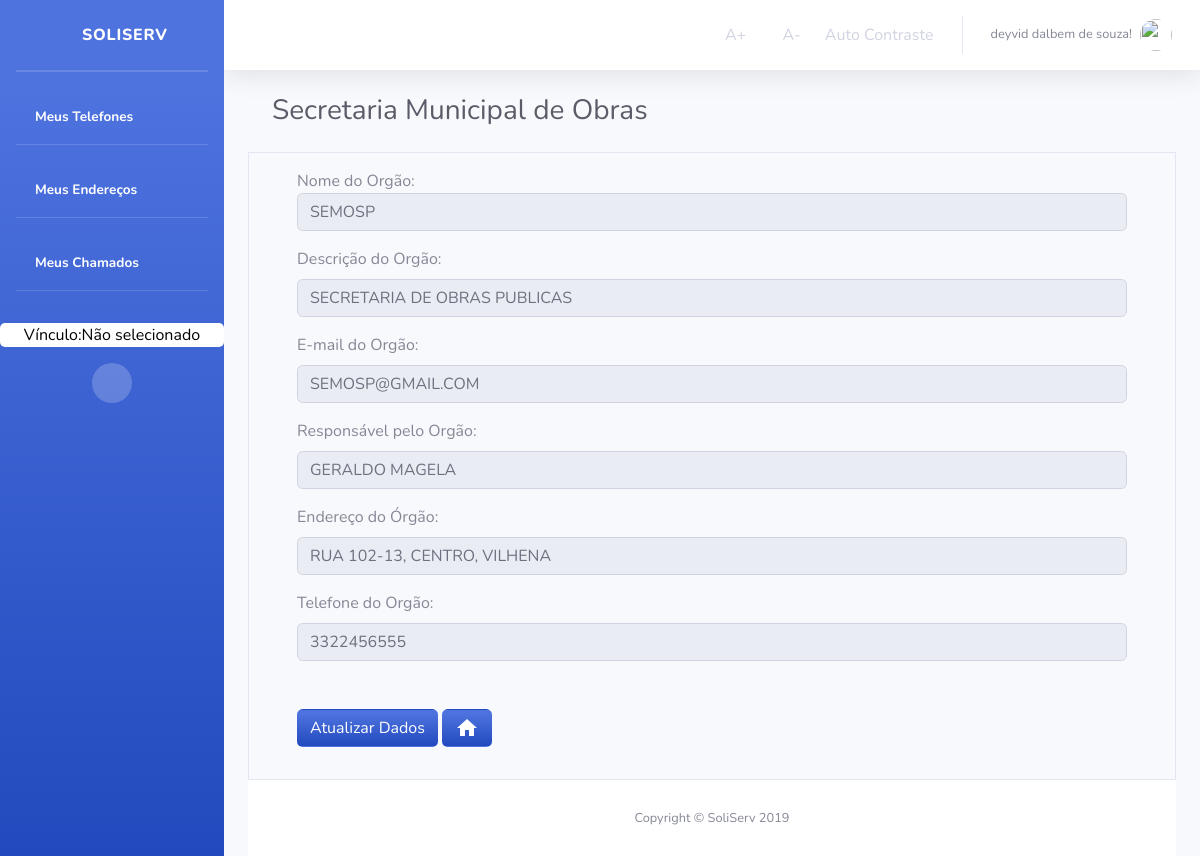
Screenshot of /Orgao/OrgaoDados/ (signed in) with the database file from the repository.
### Orgao/models.py (models this page shows, shortened)
class Orgao(models.Model):
    nomeOrgao = models.CharField('NOME ORGÃO', max_length=45)
    descricao = models.CharField('DESCRIÇÃO', max_length=100)
    emailOrgao = models.CharField('EMAIL ORGÃO', max_length=45)
    nomeResponsavelOrgao = models.CharField(
        'RESPONSÁVEL PELO ÓRGÃO', max_length=45)
    enderecoOrgao = models.CharField(
        'ENDERECO ORGÃO', max_length=45, default="")
    telefoneOrgao = models.IntegerField('TELEFONE ORGÃO')
    class Meta:
        verbose_name = "Orgao"
        verbose_name_plural = "Orgao"

### Orgao/views.py (the view)
# urls.py: path('OrgaoDados/', views.orgaoList, name='dados_orgao'),
def orgaoList(request):
    if not request.user.has_perm('Orgao.view_Orgao'):
        return render(request, 'Orgao/bloqueioDeAcesso.html')
    else:
        orgao_list = Orgao.objects.all()
        context = {'orgao_list': orgao_list}
        if not request.user.is_authenticated:
            return render(request, 'Usuario/acessoNegado.html')
        else:
            return render(request, 'Orgao/dadosOrgao.html', context)

### Orgao/templates/Orgao/dadosOrgao.html (shortened to what this page needs)
{% extends "sistemaDeGestaoDeServicosPublicos/index1.html" %}
{% block titulo %}
Secretaria Municipal de Obras
{% endblock titulo %}
{% block centro %}
<main id="Orgao" class="container border">
    <div class="container">
    {% block centroOrgao %}
    {% if orgao_list %}
    {% for dados in orgao_list %}
    <form>
        <div>
            <div class="mt-3">
                <labelfor="Nome">Nome do Orgão: </label>
                <input style="text-transform: uppercase;" type="text" class="form-control" disabled id="nome"
                    value="{{dados.nomeOrgao}}">
            </div>
            <div class="mt-3">
                <label for="nomeOrgao">Descrição do Orgão:</label>
                <input style="text-transform: uppercase;" type="text" class="form-control" disabled id="SobreNome"
                    value="{{dados.descricao}}">
            </div>
            <div class="mt-3">
                <label  for="email">E-mail do Orgão: </label>
                <input style="text-transform: uppercase;" type="text" class="form-control" disabled id="email"
                    value="{{dados.emailOrgao}}">
            </div>
            <div class="mt-3">
                <label  for="email">Responsável pelo Orgão: </label>
                <input style="text-transform: uppercase;" type="text" class="form-control" disabled id="email"
                    value="{{dados.nomeResponsavelOrgao}}">
            </div>
            <div class="mt-3">
                <label for="email">Endereço do Órgão: </label>
                <input style="text-transform: uppercase;" type="text" class="form-control" disabled id="email"
                    value="{{dados.enderecoOrgao}}">
            </div>
            <div class="mt-3 mb-5">
                <label  for="email">Telefone do Orgão: </label>
                <input style="text-transform: uppercase;" type="text" class="form-control" disabled id="email"
                    value="{{dados.telefoneOrgao}}">
            </div>
        </div>
        <a class="btn  bg-gradient-primary text-white  mb-3" href="{% url 'Orgao:orgao_atualizar' dados.id %}" title="Visualizar os dados do órgão">Atualizar Dados</a>
        <a class="btn   bg-gradient-primary text-white mb-3" href="{% url 'Orgao:orgao_index'%}" title="Voltar a HomePage"><i class="material-icons">home</i></a>
    </form>
    {% endfor %}
    {% endif %}
    {% endblock %}
    </div>
</main>
{% endblock %}

### templates/sistemaDeGestaoDeServicosPublicos/index1.html (shortened to what this page needs)
<!DOCTYPE html>
<html lang="pt-br">
{% load staticfiles %}
<head>
  <link rel="stylesheet" href="{% static 'tema/css/sb-admin-2.css' %}">
  <link rel="stylesheet" href="{% static 'tema/vendor/fontawesome-free/css/all.css' %}">
  <link rel="stylesheet" href="{% static 'tema/vendor/fontawesome-free/css/all.css' %}">
  <link rel="stylesheet" href="{% static 'css/style.css' %}">
  <link rel="stylesheet" href="{% static 'img/avatar_2x.png' %}">
  <link rel="stylesheet" type="text/css" href="{% static 'css/select2.css' %}">
  <link rel="stylesheet" href="https://stackpath.bootstrapcdn.com/bootstrap/4.3.1/css/bootstrap.min.css"
>
  <link href="https://unpkg.com/material-components-web@latest/dist/material-components-web.min.css" rel="stylesheet">
  <link href="vendor/fontawesome-free/css/all.min.css" rel="stylesheet" type="text/css">
  <link href="css/sb-admin-2.min.css" rel="stylesheet">
</head>
<body id="page-top" class="acessibilidade teste">
  <div id="wrapper">
    <ul class="navbar-nav bg-gradient-primary sidebar sidebar-dark accordion" id="accordionSidebar">
      <a class="sidebar-brand d-flex align-items-center justify-content-center" href="{% url 'index' %}">
        <div class="sidebar-brand-icon">
          <i class="fas fa-home"></i>
        </div>
        <div class="sidebar-brand-text mx-3">SoliServ</div>
      </a>
      <hr class="sidebar-divider my-0">
      <hr class="sidebar-divider">
      <li class="nav-item active">
        <a class="nav-link" href="{% url 'listaTelefones' %}" title="Listar Meus Telefones">
          <i class="fas fa-phone-alt"></i>
          <span>Meus Telefones</span></a>
      </li>
      <hr class="sidebar-divider d-none d-md-block">
      <li class="nav-item active">
        <a class="nav-link" href="{% url 'listaEnderecos' %}" title="Listar Meus Endereços">
          <i class="fas fa-map-marker-alt"></i>
          <span>Meus Endereços</span></a>
      </li>
      <hr class="sidebar-divider d-none d-md-block">
      {% if user.is_authenticated %}
      <li class="nav-item active">
        <a class="nav-link" href="{% url 'Chamados:lista_chamado' user.id %}" title="Listar Meus Chamados">
          <i class="fas fa-list"></i>
          <span>Meus Chamados</span></a>
      </li>
      {% else %}
      <li class="nav-item active">
        <a class="nav-link" href="#" title="Listar Meus Chamados">
          <i class="fas fa-list"></i>
          <span>Meus Chamados</span></a>
      </li>
      {% endif %}
      <hr class="sidebar-divider d-none d-md-block">
      {% if request.session.temVinculo %}
      <a class="mt-3 text-center w-60 escolheVinculo" title="Clique para Escolher o Vínculo"
        href="{% url 'Orgao:retorna_Lotacao' %}">
        {% if request.session.nomeVinculo %}
        <span> Vínculo: {{ request.session.nomeVinculo }}</span>
        {% else %}
        <span> Vínculo:Não selecionado</span>
        {% endif %}
      </a>
      {% endif %}
      <div class=" mt-3 text-center d-none d-md-inline">
        <button class="rounded-circle border-0" id="sidebarToggle"></button>
      </div>
    </ul>
    <div id="content-wrapper" class="d-flex flex-column">
      <div id="content">
        <nav class="navbar navbar-expand navbar-light bg-white topbar mb-4 static-top shadow">
          <ul class="navbar-nav ml-auto">
            <li class="nav-item dropdown no-arrow d-sm-none">
            <li class="nav-item active">
              <a class="nav-link acessibilidade" onClick="fonte('a');" href="#" title="Aumentar Tamanho da Fonte">
                <i class="far fa-arrow-alt-circle-up"></i>
                <span>A+</span></a>
            </li>
            <li class="nav-item active">
              <a class="nav-link acessibilidade" onClick="fonte('d');" href="#" title="Diminuir Tamanho da Fonte">
                <i class="far fa-arrow-alt-circle-down"></i>
                <span>A-</span></a>
            </li>
            <li class="nav-item active">
              <a href="#altocontraste" id="altocontraste" accesskey="3" title="Auto Contraste"
                onclick="window.toggleContrast()" onkeydown="window.toggleContrast()" class="nav-link"
                title="Auto Contraste">
                <span>Auto Contraste</span></a>
            </li>
            <li class="nav-item dropdown no-arrow">
              <a class="nav-link dropdown-toggle" href="#" id="userDropdown" role="button" data-toggle="dropdown"
                aria-haspopup="true" aria-expanded="false">
                {% if user.is_authenticated %}
                <span class="mr-2 d-none d-lg-inline text-gray-600 small">{{ user.first_name }}
                  {{ user.last_name}}!</span>
                {% else %}
                <span class="mr-2 d-none d-lg-inline text-gray-600 small">Usuário não está logado!</span>
                {% endif %}
                {% if user.is_authenticated %}
                <img class="img-profile rounded-circle" src="{{ request.session.profile_picture }}">
                {% else %}
                <img class="img-profile rounded-circle" src="{% static 'img/avatar_2x.png' %}">
                {% endif %}
              </a>
            </li>
          </ul>
        </nav>
        <div class="container-fluid">
          <div class="d-sm-flex align-items-center justify-content-between mb-4 container">
            <h1 class="h3 mb-0 text-gray-800">{% block titulo %}{% endblock titulo%}</h1>
          </div>
          <div class="">
            {% block centro %}
            {% endblock %}
          </div>
          <footer class="sticky-footer bg-white">
            <div class="container my-auto">
              <div class="copyright text-center my-auto">
                <span>Copyright &copy; SoliServ 2019</span>
              </div>
            </div>
          </footer>
        </div>
      </div>
      {% block scripts %}
      <link href="https://cdnjs.cloudflare.com/ajax/libs/select2/4.0.11/css/select2.min.css" rel="stylesheet" />
      {% endblock %}
</body>
</html>

### sistemaDeGestaoDeServicosPublicos/static/css/style.css (style rules this page uses)
.escolheVinculo { border-radius: 5px; background-color: white; color: black; }

### rows the page displays
Orgao: nomeOrgao "Semosp", descricao "secretaria de obras publicas", emailOrgao "semosp@gmail.com", nomeResponsavelOrgao "Geraldo Magela", enderecoOrgao "rua 102-13, centro, vilhena", telefoneOrgao "3322456555"

### other values shown
{{ user.first_name }} "deyvid"
{{ user.last_name }} "dalbem de souza"
